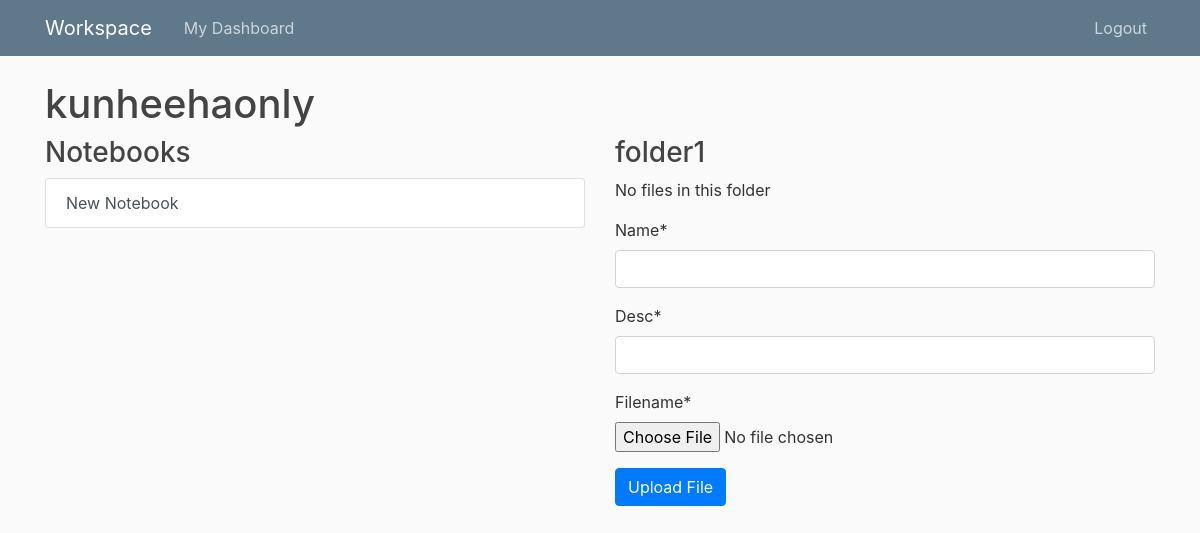
Before: /workspace/9/1/ (signed in) with the older database file.
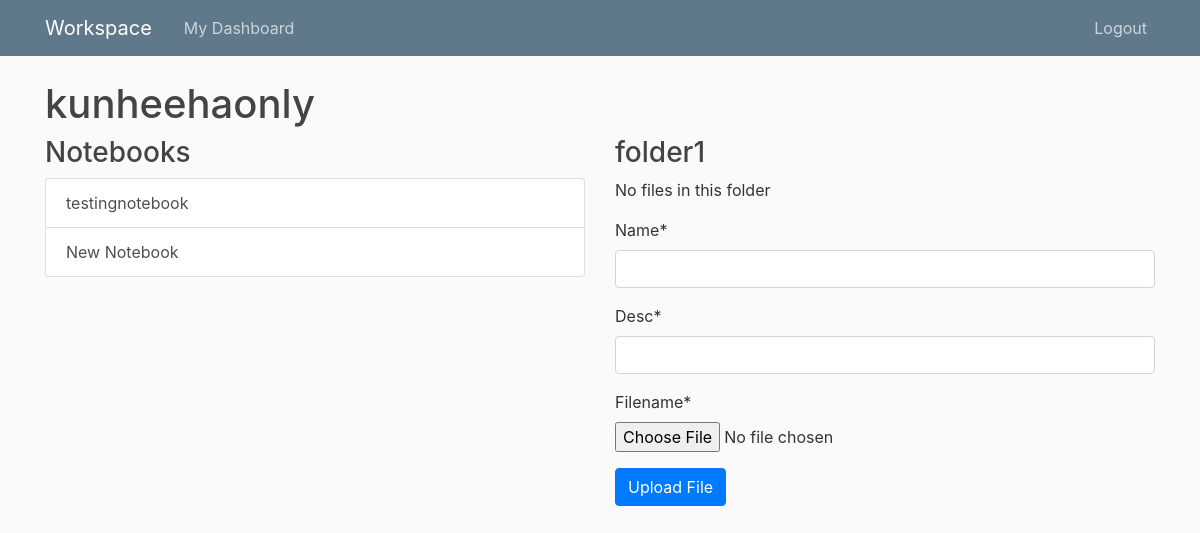
After: the same page with the newer database file.
### workspace/models.py (models this page shows, shortened)
class Notebook(models.Model):
    title = models.CharField(max_length=100)
    folder = models.ForeignKey(Folder, on_delete=models.CASCADE)

### workspace/views.py (the view)
@login_required
def folder(request, *args, **kwargs):
    workspaceid = kwargs['workspaceid']
    folderid = kwargs['folderid']
    currentWorkspace = Workspace.objects.filter(
        id=kwargs['workspaceid']).first()
    currentFolder = Folder.objects.filter(id=kwargs['folderid']).first()
    notebooks = Notebook.objects.filter(folder=currentFolder)
    authorised_users = User.objects.filter(workspace=currentWorkspace)
    files = File.objects.filter(folder=currentFolder).all()
    if request.method == 'POST':
        fileform = FileForm(request.POST, request.FILES,
                            initial={'folder': currentFolder})
        if fileform.is_valid():
            fileform.save()
            return redirect('workspace-folder', workspaceid=workspaceid, folderid=folderid)
    fileform = FileForm(initial={'folder': currentFolder})
    context = {
        'workspace': currentWorkspace,
        'folder': currentFolder,
        'notebooks': notebooks,
        'files': files,
        'fileform': fileform
    }
    if request.user in authorised_users:
        return render(request, 'workspace/folder.html', context)
    return render(request, 'workspace/deniedaccess.html')

### workspace/forms.py
class FileForm(ModelForm):
    class Meta:
        model = File
        fields = ['name', 'desc', 'filename', 'folder']
        widgets = {
            'folder': forms.HiddenInput()
        }

### workspace/templates/workspace/folder.html (shortened to what this page needs)
{% extends 'workspace/base.html' %}
{% load static %}
{% load crispy_forms_tags %}
{% block head %}
	<link rel="stylesheet" type="text/css" href="{% static 'workspace/workspace.css' %}">
{% endblock %}
{% block content %}
	<h1>{{ workspace.title }}</h1>
	<div class="row">
		<div class="col">
			<h3>Notebooks</h3>
			<div class="list-group">
				{% for notebook in notebooks %}
					<a href="{% url 'notebook' workspace.id notebook.id %}" class="list-group-item list-group-item-action">{{ notebook.title }}</a>
				{% endfor %}
				<a href="#" class="list-group-item list-group-item-action">New Notebook</a>
			</div>
		</div>
		<div class="col">
			<h3>{{ folder.title }}</h3>
			{% if files %}
				<div>
					<table>
						<thead>
							<tr>
								<th>File Name</th>
								<th>Description</th>
								<th>Download</th>
								<th>Delete</th>
							</tr>
						</thead>
						<tbody>
							{% for file in files %}
								<tr>
									<td>{{ file.name }}</td>
									<td>{{ file.desc }}</td>
									<td>
										<a href="/uploadfiles/{{ file.filename }}" class="btn btn-primary btn-sm" target="_blank">Download</a>
									</td>
									<td>
										<form method="POST" action="{% url 'delete-file' workspace.id folder.id file.id %}">
											{% csrf_token %}
												<button type="submit" class="btn btn-danger btn-sm">Delete</button>
										</form>
									</td>
								</tr>
							{% endfor %}
						</tbody>
					</table>
				</div>
			{% else %}
				<p>No files in this folder</p>
			{% endif %}
			<div>
			<form method="POST" enctype="multipart/form-data">
				{{ fileform|crispy }}
				<button type="submit" class="btn btn-primary">Upload File</button>
			</form>
			</div>
		</div>
	</div>
{% endblock %}

Changed rows visible on the page:
added Notebook: title "testingnotebook"
